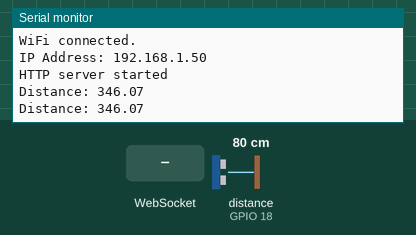
This sketch was run on a simulated ESP32. Parts: the last lines printed to the serial monitor. Wiring (inferred from the names in the program): ultrasonic range finder: trigger GPIO 5; echo GPIO 18. The inputs (shaded band) are chosen by the test bench; at power-on: distance to the obstacle (sensor on GPIO 18) 80 cm. The echo pulse lasts 58.3 µs per cm; WiFi joins after 1.5 s; servers stay silent unless stated.

Above: at 2.7 s.
2.8 s: WebSocket text "5" received
At 3.4 s:
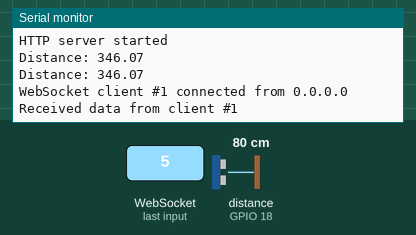
4.3 s: distance to the obstacle (sensor on GPIO 18) set to 2 cm
At 5.3 s:
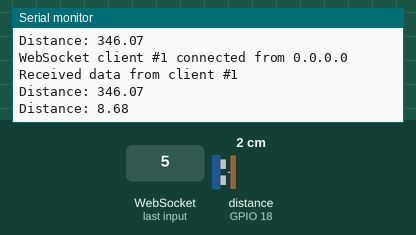
5.8 s: distance to the obstacle (sensor on GPIO 18) set to 4 cm
At 7.1 s:
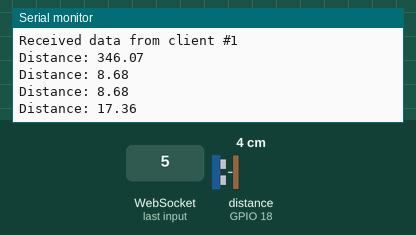
Timing chart, 0 to 8.8 s (numbered marks = the images above; inputs shaded):
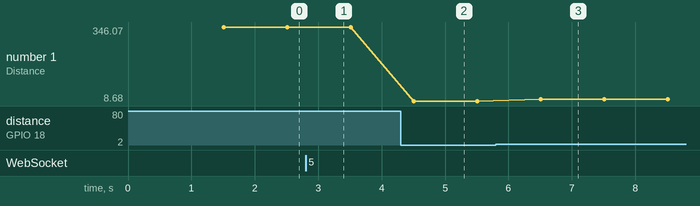

The sketch:

main.ino
```cpp
#include <WiFi.h>
#include <ESPAsyncWebServer.h>
#include <AsyncTCP.h>

// ==========================================
// 1. CONFIGURE YOUR SETTINGS
// ==========================================
const char* ssid = "Pavank";
const char* password = "Pavu8095";

// GPIO pins for the sensor
const int trigPin = 5;
const int echoPin = 18;

// Create AsyncWebServer object on port 80
AsyncWebServer server(80);

// Create a WebSocket object
AsyncWebSocket ws("/ws");

// Timer variables
unsigned long lastMeasureTime = 0;
const long measureInterval = 1000; // Send data every 1 second

// ==========================================
// 2. EMBEDDED WEBSITE (HTML, CSS, JAVASCRIPT)
// ==========================================
const char htmlContent[] PROGMEM = R"rawstring(
<!DOCTYPE html>
<html lang="en">
<head>
  <meta charset="UTF-8">
  <meta name="viewport" content="width=device-width, initial-scale=1.0">
  <title>ESP32 Sensor Hub</title>
  <script src="https://cdn.jsdelivr.net/npm/chart.js"></script>
  <style>
    :root {
      --bg-color: #f0f2f5;
      --card-bg: #ffffff;
      --text-color: #1a1a1a;
      --sub-text-color: #555;
      --accent-color: #007aff;
      --chart-line: rgba(0, 122, 255, 1);
      --chart-fill: rgba(0, 122, 255, 0.2);
      --shadow: 0 4px 12px rgba(0,0,0,0.05);
    }
    /* Auto Dark Mode */
    @media (prefers-color-scheme: dark) {
      :root {
        --bg-color: #1c1c1e;
        --card-bg: #ffffff; /* Force chart card to white */
        --chart-line: rgba(0, 122, 255, 1); /* Force line to blue */
        --chart-fill: rgba(0, 122, 255, 0.2); /* Force fill to blue */
        --text-color: #f2f2f7;
        --sub-text-color: #555;
        --accent-color: #00aaff;
        --shadow: 0 4px 12px rgba(0,0,0,0.2);
      }
    }
    body {
      font-family: -apple-system, BlinkMacSystemFont, "Segoe UI", Roboto, "Helvetica Neue", Arial, sans-serif;
      background-color: var(--bg-color);
      color: var(--text-color);
      margin: 0;
      padding: 20px;
      display: flex;
      justify-content: center;
      align-items: center;
      min-height: 100vh;
      box-sizing: border-box;
    }
    main { width: 100%; max-width: 800px; text-align: center; }
    h1 { color: var(--text-color); font-weight: 600; margin-bottom: 30px; }
    .card {
      background-color: var(--card-bg);
      border-radius: 12px;
      box-shadow: var(--shadow);
      padding: 24px;
      margin-bottom: 20px;
      transition: all 0.3s ease;
    }
    h2 { color: var(--sub-text-color); font-weight: 500; margin-bottom: 10px; margin-top: 0; }
    #distance { font-size: 4.5rem; font-weight: 300; color: var(--accent-color); line-height: 1.1; }
    #distance-unit { font-size: 1.5rem; color: var(--sub-text-color); margin-left: 5px; }
    .chart-container { position: relative; height: 40vh; min-height: 300px; padding: 15px; }
  </style>
</head>
<body>
  <main>
    <h1>IoT Based Smart Automated Sonar Sensor</h1>
    <div class="card">
      <h2>Current Distance</h2>
      <p>
        <span id="distance">...</span>
        <span id="distance-unit">cm</span>
      </p>
    </div>
    <div class="card chart-container">
      <canvas id="distanceChart"></canvas>
    </div>
  </main>

  <script>
    // --- WebSocket Connection
    const gateway = `ws://${window.location.hostname}/ws`;
    let websocket;

    window.addEventListener('load', () => { initWebSocket(); });

    function initWebSocket() {
      console.log('Trying to open a WebSocket connection...');
      websocket = new WebSocket(gateway);
      websocket.onopen = onOpen;
      websocket.onclose = onClose;
      websocket.onmessage = onMessage;
    }

    function onOpen(event) { console.log('Connection opened'); }
    function onClose(event) {
      console.log('Connection closed');
      setTimeout(initWebSocket, 2000); // Try to reconnect every 2 seconds
    }

    // --- Chart.js Initialization
    const ctx = document.getElementById('distanceChart').getContext('2d');
    const chart = new Chart(ctx, {
      type: 'line',
      data: {
        labels: [],
        datasets: [{
          label: 'Distance (cm)',
          data: [],
          borderColor: 'var(--chart-line)',
          backgroundColor: 'var(--chart-fill)',
          borderWidth: 2,
          fill: true,
          tension: 0.4
        }]
      },
      options: {
        responsive: true,
        maintainAspectRatio: false,
        scales: {
          y: {
            beginAtZero: true,
            ticks: { color: 'var(--sub-text-color)' },
            grid: { color: 'rgba(128, 128, 128, 0.1)' }
          },
          x: { ticks: { display: false }, grid: { display: false } }
        },
        plugins: { legend: { display: false } },
        animation: { duration: 250 }
      }
    });

    const MAX_DATA_POINTS = 30;

    // --- Handle Incoming Messages
    function onMessage(event) {
      const distanceNum = parseFloat(event.data);
      const distanceStr = distanceNum.toFixed(2);

      document.getElementById('distance').innerText = distanceStr;

      // Update Chart
      const now = new Date();
      const timeLabel = `${now.getHours()}:${now.getMinutes()}:${now.getSeconds()}`;

      chart.data.labels.push(timeLabel);
      chart.data.datasets[0].data.push(distanceNum);

      if (chart.data.labels.length > MAX_DATA_POINTS) {
        chart.data.labels.shift();
        chart.data.datasets[0].data.shift();
      }
      chart.update();
    }
  </script>
</body>
</html>
)rawstring";

// ==========================================
// 3. HARDWARE & WEBSOCKET LOGIC
// ==========================================

/**
 * @brief Reads the distance from the JSN-SR04T sensor IN WATER.
 * @return The distance in centimeters (cm).
 */
float getDistance() {
  // Clears the trigPin
  digitalWrite(trigPin, LOW);
  delayMicroseconds(2);

  // Sets the trigPin on HIGH state for 10 micro seconds
  digitalWrite(trigPin, HIGH);
  delayMicroseconds(10);
  digitalWrite(trigPin, LOW);

  // Reads the echoPin, returns the sound wave travel time in microseconds
  long duration = pulseIn(echoPin, HIGH, 35000);

  // Speed of sound in water is ~1484 m/s = 0.1484 cm/us
  float distance = (duration * 0.1484) / 2.0;

  // Handle out-of-range readings (cap at timeout distance for water: ~2600 cm)
  if (distance <= 0 || distance > 2600) {
    return 0.0;
  }
  return distance;
}

/**
 * @brief Handles WebSocket events
 */
void onWsEvent(AsyncWebSocket *server, AsyncWebSocketClient *client, AwsEventType type, void *arg, uint8_t *data, size_t len) {
  if (type == WS_EVT_CONNECT) {
    Serial.printf("WebSocket client #%u connected from %s\n", client->id(), client->remoteIP().toString().c_str());
  } else if (type == WS_EVT_DISCONNECT) {
    Serial.printf("WebSocket client #%u disconnected\n", client->id());
  } else if (type == WS_EVT_DATA) {
    Serial.printf("Received data from client #%u\n", client->id());
  }
}

// ==========================================
// 4. SETUP & LOOP
// ==========================================

void setup() {
  Serial.begin(115200);

  // Initialize sensor pins
  pinMode(trigPin, OUTPUT);
  pinMode(echoPin, INPUT);

  // Connect to Wi-Fi
  Serial.print("Connecting to ");
  Serial.println(ssid);
  WiFi.begin(ssid, password);

  while (WiFi.status() != WL_CONNECTED) {
    delay(500);
    Serial.print(".");
  }

  Serial.println("\nWiFi connected.");
  Serial.print("IP Address: ");
  Serial.println(WiFi.localIP());

  // Initialize WebSocket
  ws.onEvent(onWsEvent);
  server.addHandler(&ws);

  // Define web server route
  server.on("/", HTTP_GET, [](AsyncWebServerRequest *request) {
    request->send_P(200, "text/html", htmlContent);
  });

  // Start server
  server.begin();
  Serial.println("HTTP server started");
}

void loop() {
  // Check if it's time to take a new measurement
  if (millis() - lastMeasureTime > measureInterval) {
    lastMeasureTime = millis();

    float distance = getDistance();
    Serial.print("Distance: ");
    Serial.println(distance);

    // Send the distance to all connected WebSocket clients
    ws.textAll(String(distance));
  }

  // Clean up disconnected WebSocket clients
  ws.cleanupClients();
}
```

Measured:
- after the input at 2.8 s, the serial monitor: prints a new line at once (image 1)
- after the input at 4.3 s, the serial monitor: prints a new line after 0.21 s (image 2)
- after the input at 5.8 s, the serial monitor: prints a new line after 0.71 s (image 3)
- plotted number 1: 346.07 → 8.68 after the input at 4.3 s, 8.68 → 17.36 after the input at 5.8 s
